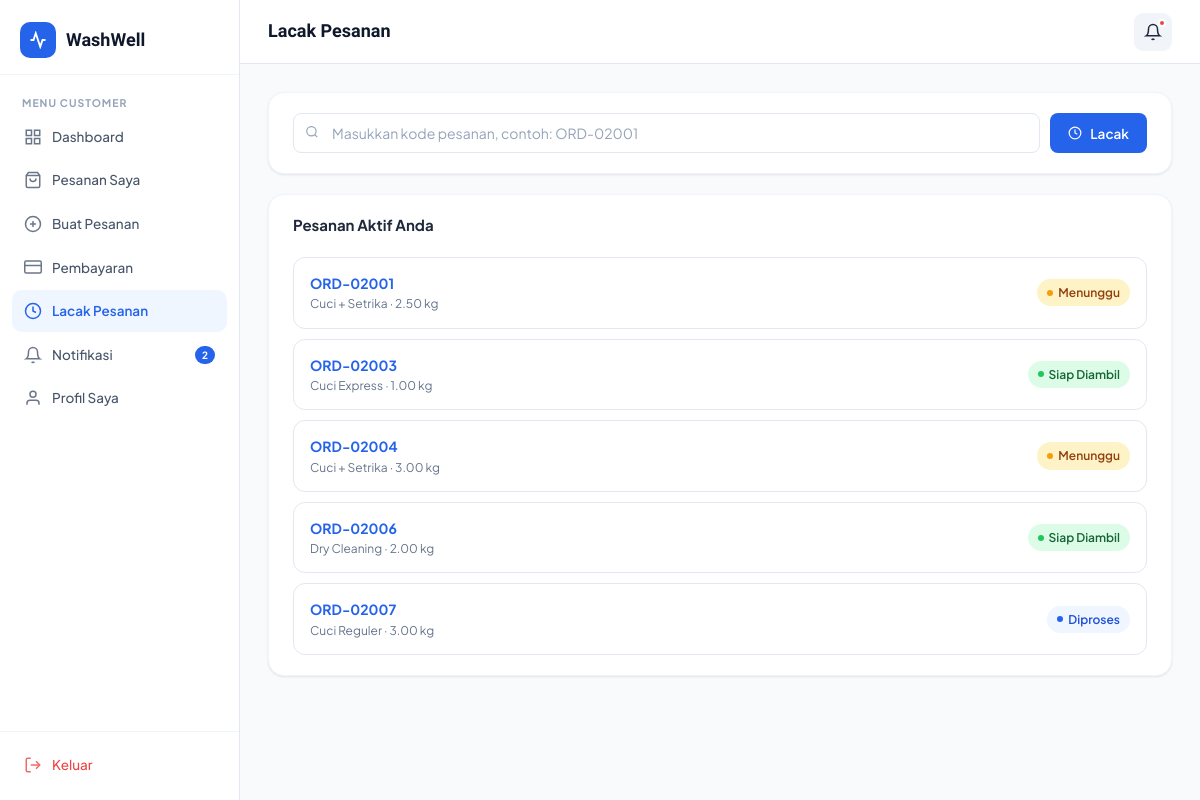
Screenshot of /customer/tracking.php (signed in) with the database file from the repository.
### tables this page shows
CREATE TABLE IF NOT EXISTS orders (
    id INT AUTO_INCREMENT PRIMARY KEY,
    order_code VARCHAR(20) UNIQUE NOT NULL,
    user_id INT NOT NULL,
    service_id INT NOT NULL,
    staff_id INT DEFAULT NULL,
    weight DECIMAL(5,2) DEFAULT 1.00,
    amount DECIMAL(10,2) NOT NULL,
    status ENUM('pending','in_progress','ready','delivered','cancelled') DEFAULT 'pending',
    pickup_date DATE,
    delivery_date DATE,
    notes TEXT,
    payment_status ENUM('unpaid','paid') DEFAULT 'unpaid',
    payment_method ENUM('cash','transfer','e-wallet') DEFAULT 'cash',
    created_at TIMESTAMP DEFAULT CURRENT_TIMESTAMP,
    updated_at TIMESTAMP DEFAULT CURRENT_TIMESTAMP ON UPDATE CURRENT_TIMESTAMP,
    FOREIGN KEY (user_id) REFERENCES users(id) ON DELETE CASCADE,
    FOREIGN KEY (service_id) REFERENCES services(id),
    FOREIGN KEY (staff_id) REFERENCES users(id) ON DELETE SET NULL
);

CREATE TABLE IF NOT EXISTS services (
    id INT AUTO_INCREMENT PRIMARY KEY,
    name VARCHAR(100) NOT NULL,
    description TEXT,
    price_per_kg DECIMAL(10,2) NOT NULL,
    duration_hours INT DEFAULT 24,
    is_active TINYINT(1) DEFAULT 1,
    created_at TIMESTAMP DEFAULT CURRENT_TIMESTAMP
);

### includes/auth.php (called while the page is built, shortened)
<?php
function getCurrentUser() {
    $db = getDB();
    $id = (int)$_SESSION['user_id'];
    $res = $db->query("SELECT * FROM users WHERE id=$id LIMIT 1");
    return $res ? $res->fetch_assoc() : null;
}
function getUnreadNotifs($userId) {
    $db = getDB();
    $uid = (int)$userId;
    $res = $db->query("SELECT COUNT(*) as cnt FROM notifications WHERE user_id=$uid AND is_read=0");
    return $res ? (int)$res->fetch_assoc()['cnt'] : 0;
}
?>

### customer/tracking.php (the view, shortened to what this page needs)
<?php
require_once '../includes/auth.php';
$db = getDB();
$user = getCurrentUser();
$uid = (int)$user['id'];
$order = null;
$searchCode = trim($_GET['order'] ?? '');
$statusSteps = [
    'pending'     => 1,
    'in_progress' => 2,
    'ready'       => 3,
    'delivered'   => 4,
    'cancelled'   => 0,
];
?>
<!DOCTYPE html>
<html lang="id">
<head>
<link rel="stylesheet" href="../assets/css/style.css">
</head>
<body>
<div class="app-layout">
    <?php require_once('../customer/sidebar.php'); ?>
    <div class="main-content">
        <header class="topbar">
            <div class="topbar-left">
                <div class="topbar-title">Lacak Pesanan</div>
            </div>
            <div class="topbar-right">
                <a href="notifications.php" style="position:relative;display:flex;align-items:center;justify-content:center;width:38px;height:38px;border-radius:9px;background:var(--gray-100);">
                    <svg width="18" height="18" viewBox="0 0 24 24" fill="none" stroke="currentColor" stroke-width="2"><path d="M18 8A6 6 0 0 0 6 8c0 7-3 9-3 9h18s-3-2-3-9"/><path d="M13.73 21a2 2 0 0 1-3.46 0"/></svg>
                    <?php if ($notifCount > 0): ?><span style="position:absolute;top:6px;right:6px;width:8px;height:8px;border-radius:50%;background:#EF4444;border:2px solid white;"></span><?php endif; ?>
                </a>
            </div>
        </header>
        <main class="page-content">
            <div class="card" style="margin-bottom:20px;">
                <div class="card-body">
                    <form method="GET" style="display:flex;gap:10px;">
                        <div class="input-group" style="flex:1;">
                            <span class="input-icon">
                            </span>
                            <input type="text" name="order" class="form-control" placeholder="Masukkan kode pesanan, contoh: ORD-02001" value="<?= htmlspecialchars($searchCode) ?>">
                        </div>
                        <button type="submit" class="btn btn-primary">
                            <svg width="14" height="14" viewBox="0 0 24 24" fill="none" stroke="currentColor" stroke-width="2"><circle cx="12" cy="12" r="10"/><polyline points="12 6 12 12 16 14"/></svg>
                            Lacak
                        </button>
                    </form>
                </div>
            </div>
            <?php if ($order): ?>
            <?php
            $step = $statusSteps[$order['status']] ?? 0;
            $isCancelled = $order['status'] === 'cancelled';
            $steps = [
                ['label'=>'Pesanan Diterima','icon'=>'<svg width="20" height="20" viewBox="0 0 24 24" fill="none" stroke="currentColor" stroke-width="2"><polyline points="20 6 9 17 4 12"/></svg>','desc'=>'Laundry menerima pesanan Anda'],
                ['label'=>'Sedang Dicuci','icon'=>'<svg width="20" height="20" viewBox="0 0 24 24" fill="none" stroke="currentColor" stroke-width="2"><path d="M12 2v4M12 18v4M4.93 4.93l2.83 2.83M16.24 16.24l2.83 2.83M2 12h4M18 12h4M4.93 19.07l2.83-2.83M16.24 7.76l2.83-2.83"/></svg>','desc'=>'Pakaian Anda sedang dalam proses pencucian'],
                ['label'=>'Siap Diambil','icon'=>'<svg width="20" height="20" viewBox="0 0 24 24" fill="none" stroke="currentColor" stroke-width="2"><path d="M21 10c0 7-9 13-9 13s-9-6-9-13a9 9 0 0 1 18 0z"/><circle cx="12" cy="10" r="3"/></svg>','desc'=>'Pakaian sudah bersih dan siap diambil'],
                ['label'=>'Selesai / Terkirim','icon'=>'<svg width="20" height="20" viewBox="0 0 24 24" fill="none" stroke="currentColor" stroke-width="2"><rect x="1" y="3" width="15" height="13"/><polygon points="16 8 20 8 23 11 23 16 16 16 16 8"/><circle cx="5.5" cy="18.5" r="2.5"/><circle cx="18.5" cy="18.5" r="2.5"/></svg>','desc'=>'Pesanan telah diterima / dikirim ke alamat Anda'],
            ];
            ?>
            <div style="display:grid;grid-template-columns:1fr 320px;gap:20px;align-items:start;">
                <div>
                    <div class="card" style="margin-bottom:16px;">
                        <div class="card-body">
                            <div style="display:flex;align-items:center;justify-content:space-between;flex-wrap:wrap;gap:12px;">
                                <div>
                                    <div style="font-size:12px;color:var(--gray-500);margin-bottom:4px;">Kode Pesanan</div>
                                    <div style="font-family:'Sora',sans-serif;font-size:22px;font-weight:800;color:var(--primary);"><?= htmlspecialchars($order['order_code']) ?></div>
                                </div>
                                <span class="badge badge-<?= $order['status'] ?>" style="font-size:14px;padding:8px 16px;">
                                    <?= ['pending'=>'Menunggu','in_progress'=>'Sedang Dicuci','ready'=>'Siap Diambil','delivered'=>'Terkirim','cancelled'=>'Dibatalkan'][$order['status']] ?>
                                </span>
                            </div>
                        </div>
                    </div>
                    <?php if (!$isCancelled): ?>
                    <div class="card" style="margin-bottom:16px;">
                        <div class="card-header"><span class="card-title">Status Pesanan</span></div>
                        <div class="card-body">
                            <div class="tracker">
                                <?php foreach($steps as $i => $s): ?>
                                <?php $snum = $i+1; $done = $step >= $snum; $active = $step === $snum; ?>
                                <div class="track-step">
                                    <div class="track-line-wrap">
                                        <div class="track-dot <?= $done?'done':($active?'active':'') ?>">
                                            <?php if($done): ?><?= $s['icon'] ?><?php elseif($active): ?><div class="dot-pulse"></div><?php else: ?><span style="font-size:12px;font-weight:700;"><?= $snum ?></span><?php endif; ?>
                                        </div>
                                        <?php if($i < count($steps)-1): ?><div class="track-connector <?= $step>$snum?'done':'' ?>"></div><?php endif; ?>
                                    </div>
                                    <div class="track-label">
                                        <div style="font-weight:700;font-size:13px;color:<?= $done?'var(--gray-800)':'var(--gray-400)' ?>;"><?= $s['label'] ?></div>
                                        <div style="font-size:12px;color:var(--gray-500);"><?= $s['desc'] ?></div>
                                    </div>
                                </div>
                                <?php endforeach; ?>
                            </div>
                        </div>
                    </div>
                    <?php else: ?>
                    <div class="alert alert-danger">❌ Pesanan ini telah dibatalkan.</div>
                    <?php endif; ?>
                    <?php if ($order['notes']): ?>
                    <div class="card">
                        <div class="card-header"><span class="card-title">Catatan</span></div>
                        <div class="card-body"><p style="font-size:13px;color:var(--gray-600);"><?= nl2br(htmlspecialchars($order['notes'])) ?></p></div>
                    </div>
                    <?php endif; ?>
                </div>
                <div style="display:flex;flex-direction:column;gap:14px;">
                    <div class="card">
                        <div class="card-header"><span class="card-title">Detail Pesanan</span></div>
                        <div class="card-body">
                            <?php $details = [
                                ['Layanan', htmlspecialchars($order['service_name'])],
                                ['Berat', $order['weight'] . ' kg'],
                                ['Tgl Pickup', $order['pickup_date'] ? date('d M Y', strtotime($order['pickup_date'])) : '-'],
                                ['Estimasi Selesai', $order['delivery_date'] ? date('d M Y', strtotime($order['delivery_date'])) : '-'],
                                ['Petugas', $order['staff_name'] ? htmlspecialchars($order['staff_name']) : 'Belum ditugaskan'],
                                ['Metode Bayar', ucfirst($order['payment_method'])],
                            ]; ?>
                            <?php foreach($details as $d): ?>
                            <div style="display:flex;justify-content:space-between;padding:8px 0;border-bottom:1px solid var(--gray-100);font-size:13px;">
                                <span style="color:var(--gray-500);"><?= $d[0] ?></span>
                                <span style="font-weight:600;text-align:right;"><?= $d[1] ?></span>
                            </div>
                            <?php endforeach; ?>
                            <div style="display:flex;justify-content:space-between;padding:12px 0;font-size:14px;">
                                <span style="font-weight:700;">Total</span>
                                <span style="font-weight:800;font-family:'Sora',sans-serif;color:var(--primary)"><?= formatRupiah($order['amount']) ?></span>
                            </div>
                            <div style="display:flex;justify-content:space-between;font-size:13px;">
                                <span>Status Bayar</span>
                                <span class="badge badge-<?= $order['payment_status'] ?>"><?= $order['payment_status']==='paid'?'Lunas':'Belum Bayar' ?></span>
                            </div>
                            <?php if($order['payment_status']==='unpaid' && $order['status']!=='cancelled'): ?>
                            <a href="payments.php?order_id=<?= $order['id'] ?>" class="btn btn-orange btn-full" style="margin-top:14px;">Bayar Sekarang</a>
                            <?php endif; ?>
                        </div>
                    </div>
                    <a href="orders.php" class="btn btn-ghost btn-full">← Kembali ke Pesanan</a>
                </div>
            </div>
            <?php else: ?>
            <?php
            $activeOrders = $db->query("SELECT o.*,s.name as service_name FROM orders o JOIN services s ON o.service_id=s.id WHERE o.user_id=$uid AND o.status NOT IN ('delivered','cancelled') ORDER BY o.created_at DESC");
            ?>
            <?php if ($activeOrders->num_rows > 0): ?>
            <div class="card">
                <div class="card-header"><span class="card-title">Pesanan Aktif Anda</span></div>
                <div class="card-body">
                    <div style="display:grid;gap:10px;">
                    <?php while($o=$activeOrders->fetch_assoc()): ?>
                    <a href="tracking.php?order=<?= urlencode($o['order_code']) ?>" style="display:flex;align-items:center;justify-content:space-between;padding:14px 16px;border:1.5px solid var(--gray-200);border-radius:12px;transition:all 0.2s;cursor:pointer;" onmouseover="this.style.borderColor='var(--primary)'" onmouseout="this.style.borderColor='var(--gray-200)'">
                        <div>
                            <div style="font-weight:700;color:var(--primary);"><?= htmlspecialchars($o['order_code']) ?></div>
                            <div style="font-size:12px;color:var(--gray-500);"><?= htmlspecialchars($o['service_name']) ?> · <?= $o['weight'] ?> kg</div>
                        </div>
                        <span class="badge badge-<?= $o['status'] ?>"><?= ['pending'=>'Menunggu','in_progress'=>'Diproses','ready'=>'Siap Diambil'][$o['status']] ?? $o['status'] ?></span>
                    </a>
                    <?php endwhile; ?>
                    </div>
                </div>
            </div>
            <?php endif; ?>
            <?php endif; ?>
        </main>
    </div>
</div>
</body>
</html>

### rows the page displays
orders: order_code "ORD-02001", service.name "Cuci + Setrika", weight "2.50", status "Menunggu"
orders: order_code "ORD-02003", service.name "Cuci Express", weight "1.00", status "Siap Diambil"
orders: order_code "ORD-02004", service.name "Cuci + Setrika", weight "3.00", status "Menunggu"
orders: order_code "ORD-02006", service.name "Dry Cleaning", weight "2.00", status "Siap Diambil"
orders: order_code "ORD-02007", service.name "Cuci Reguler", weight "3.00", status "Diproses"

### other values shown
$item['label'] "Dashboard"
$item['label'] "Pesanan Saya"
$item['label'] "Buat Pesanan"
$item['label'] "Pembayaran"
$item['label'] "Lacak Pesanan"
$item['label'] "Notifikasi"
$notifCount "2"
$item['label'] "Profil Saya"
